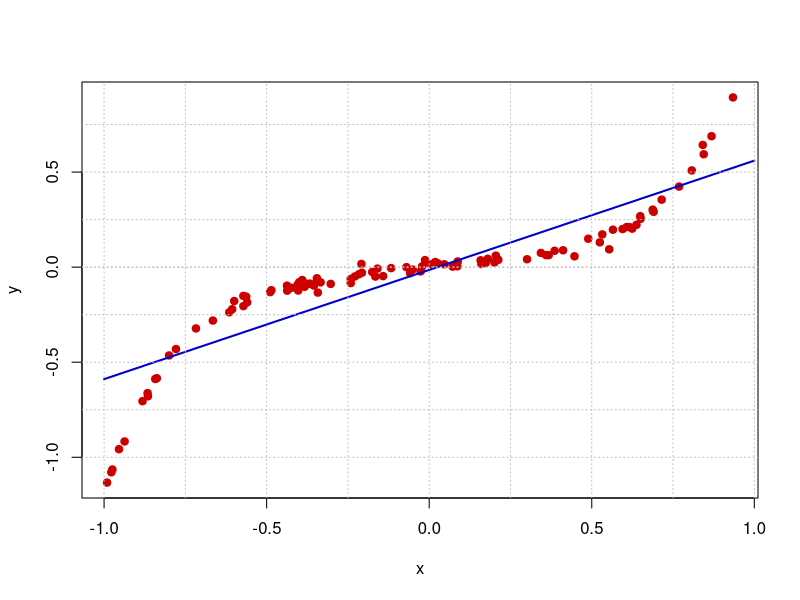

The R script that drew this image:
rm(list = ls(all = TRUE))
# set the parameters and draw samples
n  = 100
x  = runif(min = -1, max = 1, n) # draw 100 random numbers from a uniform CDF
# draw 100 random numbers from a normal CDF
y  = rnorm(n, mean = 0, sd = 0.02) + x ^ 5 + x * 0.2  
b1 = var(x, y) / var(x)
b0 = mean(y) - b1 * mean(x)
# do the left scatter plot
plot(x, y, type = "p", pch = 19, col = "red3")
lines(x = c(-1, 1), y = c(b0 - b1, b0 + b1), lwd = 2, col = "blue3")
abline(a = 0, b = 0, h = seq(-1, 1, by = 0.25), seq(-1, 1, by = 0.25), 
       col = "gray", lty = 3)
# compute correlations of Pearson, Kendall and Spearman
print(cor(x, y))
print(cor(x, y, method = "kendall"))
print(cor(x, y, method = "spearman"))